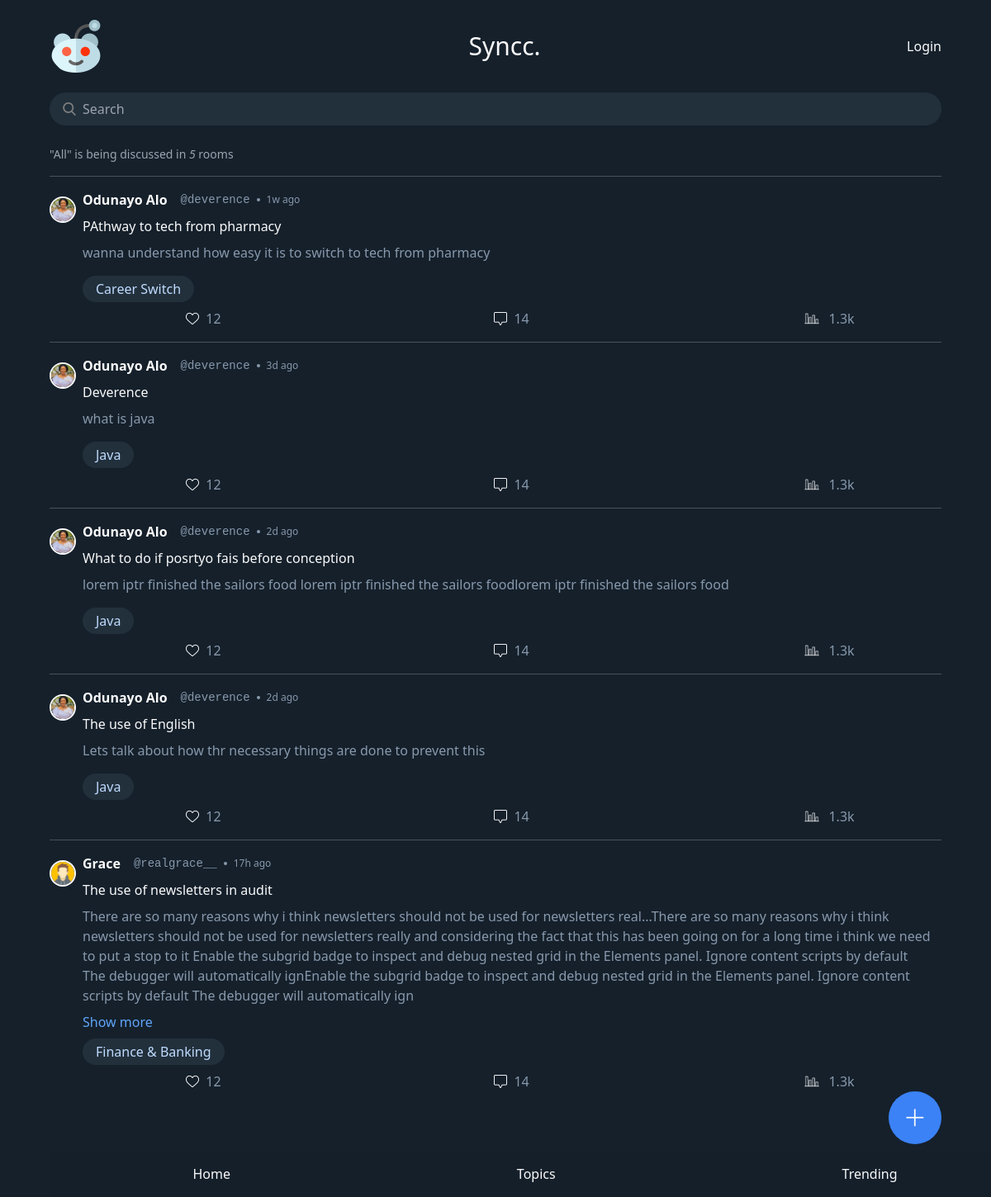
The page / on the database its author committed.
### base/models.py (models this page shows)
class Room(models.Model):
    host= models.ForeignKey(User, on_delete=models.SET_NULL, null= True)
    topic= models.ForeignKey(Topic, on_delete=models.SET_NULL, null= True)
    name = models.CharField(max_length=252)
    participants = models.ForeignKey(User, related_name='participants', on_delete=models.SET_NULL, null= True)
    description = models.TextField(null=True, blank = True)
    updated = models.DateTimeField(auto_now=True)
    created = models.DateTimeField(auto_now_add=True)
    def __str__(self):
        return self.name

class User(AbstractUser):
    name = models.CharField(max_length=200, null=True)
    email = models.EmailField(null=True, unique=True)
    bio=models.TextField(null=True)
    avatar = models.ImageField(null=True, default="avatar.jpeg")
    USERNAME_FIELD='email'
    REQUIRED_FIELDS=[]

class Topic(models.Model):
    name = models.CharField(max_length=252)
    def __str__(self):
        return self.name

### base/views.py (the view)
# urls.py: path('', views.home, name='home'),
def home(request):
    q = request.GET.get('q')
    all_rooms = Room.objects.all()
    rooms=None
    if q != None:
        messages_feeds = Message.objects.filter(Q(body__icontains=q)).values_list('room', flat=True).distinct()
        print(messages_feeds)
        rooms_algorithm1 = Room.objects.filter(id__in=messages_feeds)
        rooms_algorithm2 = Room.objects.filter(Q(topic__name__icontains=q)
                                    |Q(name__icontains=q)
                                    |Q(description__icontains=q))
        if rooms_algorithm2 is not None and rooms_algorithm1 is not None:
            print("Union")
            rooms= list(rooms_algorithm1.union(rooms_algorithm2))
        else:
            rooms = rooms_algorithm2
    elif q ==None:
        rooms = Room.objects.all()
    topics = Topic.objects.all()
    topics_dict={}
    topics_list=[]
    single_dict={}
    length_list=[]
    topic_list=[]
    for topic in topics:
        rooms_2 = Room.objects.filter(topic__name=topic)
        topics_dict[topic.name]=len(rooms_2)
        topic_list.append(topic.name)
        length_list.append(len(rooms_2))
        topics_list= [{'length':length_list[i],'name':topic_list[i]} for i in range(len(topic_list))]
    length= len(all_rooms)
    q2 = q
    q3=q
    if q==None:
        q2='All'
        q3=''
    feeds_list=[]
    room_ids = Room.objects.filter(Q(topic__name__icontains=q3)
                                    |Q(name__icontains=q3)
                                    |Q(description__icontains=q3)).values_list('id',flat=True)
    feeds_algorithm = Message.objects.filter(room_id__in=room_ids)
    feeds2_algorithm = Message.objects.filter(Q(room__topic__name__icontains=q3)
                                   |Q(body__icontains=q3))
    feeds= list(feeds_algorithm.union(feeds2_algorithm))
    for feed in feeds:
        room = Room.objects.get(name=feed.room)
        room_id = room.id
        feeds_list.append({'room_id':room_id,'feed':feed})
    context = {
        'rooms':rooms,
        'topics':topics_list,
        'all_rooms':len(all_rooms),
        'q':q2,
        'room_count':len(rooms),
        'feeds_list':feeds_list
        }
    return render(request,'base/home.html',context)

### base/templates/base/home.html (shortened to what this page needs)
{% extends 'main.html'%} {% block content %}
<head>
  {% load static %}
  <link rel="stylesheet" href="{% static 'styles/output.css' %}" />
</head>
<main class="w-full bg-darkest h-full">
  <div
    class="home-containers relative duration-1000 overflow-x-hidden flex justify-between"
  >
    <section class="home-el duration-500">
      <div>
        <p class="text-[14px] text-gray-400">
          "{{q}}" is being discussed in
          <span class="italic">{{room_count}}</span>
          {% if room_count > 1 %}
          <span>rooms</span>
          {% else %}
          <span> room</span>
          {% endif %}
        </p>
        <div>{% include 'base/rooms.html' %}</div>
      </div>
    </section>
  </div>
  <a
    class="fixed bg-blue-500 h-16 w-16 bottom-16 rounded-full right-[5vw]"
    href="{% url 'create-room' %}"
    ><img
      class="h-1/3 absolute top-1/2 left-1/2 -translate-x-1/2 invert -translate-y-1/2"
      src="{% static 'images/plus.png' %}"
      alt=""
    />
  </a>
  <section
    class="fixed py-4 bottom-0 bg-darkestTrans w-[100%] items-center justify-around flex"
  >
    <div id="home">Home</div>
    <div id="topics">Topics</div>
    <div id="trending">Trending</div>
  </section>
</main>
{% endblock content %}

### base/templates/base/rooms.html (shortened to what this page needs)
<div class="w-[95vw]">
  {% load static %}
  <div class="mb-32">
    {% for room in rooms %}
    <hr class="opacity-25 h-[1px] my-4 bg-light" />
    <div class="flex gap-2 mt-4 w-full">
      <section
        class="border-2 border-white h-[32px] w-[32px] mt-2 overflow-hidden rounded-full"
      >
        <img
          class="h-full w-full object-cover"
          src="{{room.host.avatar.url}}"
          alt=""
        />
      </section>
      <section class="flex flex-col gap-2 w-[95%]">
        <h5 class="flex items-center gap-2">
          <span
            ><a
              class="capitalize font-semibold"
              href="{% url 'profile' room.host.id %}"
            >
              {{room.host.name}}</a
            ></span
          >
          <span class="text-light font-mono text-sm pl-2"
            >@{{room.host.username}}
          </span>
          <span class="bg-light inline-block h-1 w-1 rounded-full"></span>
          <span class="text-light text-xs time-since">
          </span>
        </h5>
        <a href="{% url 'room' room.id %}">{{room.name}}</a>
        <a
          href="{% url 'room' room.id %}"
          class="text-light room-description self-start w-[95%]"
        >
          {{room.description}}
          <a
            class="text-blue-400 show-more"
            href="{% url 'room' room.id %}"
          ></a>
        </a>
        <div class="flex items-center justify-between pr-4 mb-2 gap-4">
          <a
            href="{% url 'home' %}?q={{room.topic.name}}"
            class="text-blue-200 py-1 px-4 capitalize bg-dark rounded-[50px] w-max"
          >
            {{room.topic.name}}
          </a>
        </div>
      </section>
    </div>
    <section class="flex justify-around">
      <div class="flex gap-2 text-light items-center">
        <img
          class="h-4 invert"
          src="{% static 'images/heart.png' %}"
          alt=""
          srcset=""
        />
        <p>12</p>
      </div>
      <div class="flex gap-2 text-light items-center">
        <img
          class="h-4 invert"
          src="{% static 'images/comment.png' %}"
          alt=""
          srcset=""
        />
        <p>14</p>
      </div>
      <div class="flex gap-2 text-light items-center">
        <img
          class="h-6 invert"
          src="{% static 'images/impression.png' %}"
          alt=""
          srcset=""
        />
        <p>1.3k</p>
      </div>
    </section>
    {%endfor%}
  </div>
</div>

### static/styles/custom.css (style rules this page uses)
html { overflow-x: hidden; }

### rows shown on the page
Room: host.avatar (picture), host.name "Odunayo Alo", host.username "deverence", name "PAthway to tech from pharmacy", description "wanna understand how easy it is to switch to tech from pharmacy", topic.name "Career Switch"
Room: host.avatar (picture), host.name "Odunayo Alo", host.username "deverence", name "Deverence", description "what is java", topic.name "Java"
Room: host.avatar (picture), host.name "Odunayo Alo", host.username "deverence", name "What to do if posrtyo fais before conception", description "lorem iptr finished the sailors food lorem iptr finished the sailors foodlorem iptr finished the sailors food", topic.name "Java"
Room: host.avatar (picture), host.name "Odunayo Alo", host.username "deverence", name "The use of English", description "Lets talk about how thr necessary things are done to prevent this", topic.name "Java"
Room: host.avatar (placeholder picture), host.name "Grace", host.username "realgrace__", name "The use of newsletters in audit", description "There are so many reasons why i think newsletters should not be used for newsletters really and considering the fact that this has been going on for a long time i think we need to put a stop to it Enable the subgrid badge to inspect and debug nested grid in the Elements panel. Ignore content scripts by default The debugger will automatically ignEnable the subgrid badge to inspect and debug nested grid in the Elements panel. Ignore content scripts by default The debugger will automatically ign", topic.name "Finance & Banking"

### other values the page prints
{{ q }} "All"
{{ room_count }} "5"
